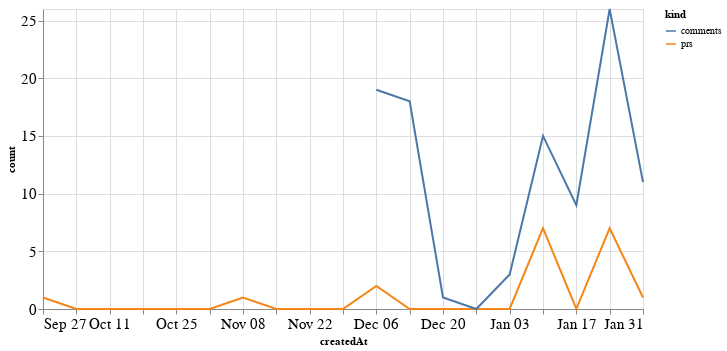

Notebook cell for this chart:
### Code cell
alt.Chart(total_time, width=600).mark_line().encode(
    x='createdAt',
    y='count',
    color='kind'
)

### Figure 1 — Vega-Lite specification as saved in the notebook (floating-point values rounded to 4 significant figures)
{"config": {"axisLeft": {"labelFontSize": 15}, "axisBottom": {"labelFontSize": 15}}, "data": {"name": "data-3e9857adf617952429dbef11c56f88a9"}, "mark": "line", "encoding": {"color": {"type": "nominal", "field": "kind"}, "x": {"type": "temporal", "field": "createdAt"}, "y": {"type": "quantitative", "field": "count"}}, "width": 600, "$schema": "https://vega.github.io/schema/vega-lite/v4.8.1.json", "datasets": {"data-3e9857adf617952429dbef11c56f88a9": [{"createdAt": "2020-09-27T00:00:00", "kind": "prs", "count": 1.0}, {"createdAt": "2020-10-04T00:00:00", "kind": "prs", "count": 0.0}, {"createdAt": "2020-10-11T00:00:00", "kind": "prs", "count": 0.0}, {"createdAt": "2020-10-18T00:00:00", "kind": "prs", "count": 0.0}, {"createdAt": "2020-10-25T00:00:00", "kind": "prs", "count": 0.0}, {"createdAt": "2020-11-01T00:00:00", "kind": "prs", "count": 0.0}, {"createdAt": "2020-11-08T00:00:00", "kind": "prs", "count": 1.0}, {"createdAt": "2020-11-15T00:00:00", "kind": "prs", "count": 0.0}, {"createdAt": "2020-11-22T00:00:00", "kind": "prs", "count": 0.0}, {"createdAt": "2020-11-29T00:00:00", "kind": "prs", "count": 0.0}, {"createdAt": "2020-12-06T00:00:00", "kind": "prs", "count": 2.0}, {"createdAt": "2020-12-13T00:00:00", "kind": "prs", "count": 0.0}, {"createdAt": "2020-12-20T00:00:00", "kind": "prs", "count": 0.0}, {"createdAt": "2020-12-27T00:00:00", "kind": "prs", "count": 0.0}, {"createdAt": "2021-01-03T00:00:00", "kind": "prs", "count": 0.0}, {"createdAt": "2021-01-10T00:00:00", "kind": "prs", "count": 7.0}, {"createdAt": "2021-01-17T00:00:00", "kind": "prs", "count": 0.0}, {"createdAt": "2021-01-24T00:00:00", "kind": "prs", "count": 7.0}, {"createdAt": "2021-01-31T00:00:00", "kind": "prs", "count": 1.0}, {"createdAt": "2020-09-27T00:00:00", "kind": "comments", "count": null}, {"createdAt": "2020-10-04T00:00:00", "kind": "comments", "count": null}, {"createdAt": "2020-10-11T00:00:00", "kind": "comments", "count": null}, {"createdAt": "2020-10-18T00:00:00", "kind": "comments", "count": null}, {"createdAt": "2020-10-25T00:00:00", "kind": "comments", "count": null}, {"createdAt": "2020-11-01T00:00:00", "kind": "comments", "count": null}, {"createdAt": "2020-11-08T00:00:00", "kind": "comments", "count": null}, {"createdAt": "2020-11-15T00:00:00", "kind": "comments", "count": null}, {"createdAt": "2020-11-22T00:00:00", "kind": "comments", "count": null}, {"createdAt": "2020-11-29T00:00:00", "kind": "comments", "count": null}, {"createdAt": "2020-12-06T00:00:00", "kind": "comments", "count": 19.0}, {"createdAt": "2020-12-13T00:00:00", "kind": "comments", "count": 18.0}, {"createdAt": "2020-12-20T00:00:00", "kind": "comments", "count": 1.0}, {"createdAt": "2020-12-27T00:00:00", "kind": "comments", "count": 0.0}, {"createdAt": "2021-01-03T00:00:00", "kind": "comments", "count": 3.0}, {"createdAt": "2021-01-10T00:00:00", "kind": "comments", "count": 15.0}, {"createdAt": "2021-01-17T00:00:00", "kind": "comments", "count": 9.0}, {"createdAt": "2021-01-24T00:00:00", "kind": "comments", "count": 26.0}, {"createdAt": "2021-01-31T00:00:00", "kind": "comments", "count": 11.0}]}}
